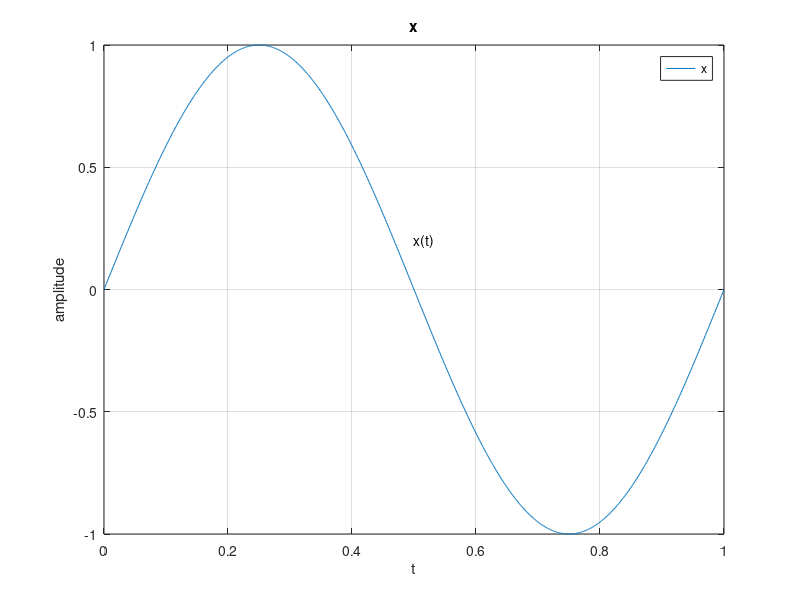

Reproduce this figure in MATLAB.
load('p2.mat');

figure;
plot(t, x)

text(0.5, 0.2, 'x(t)');

title('x');
legend('x')
xlabel('t')
ylabel('amplitude')
grid on